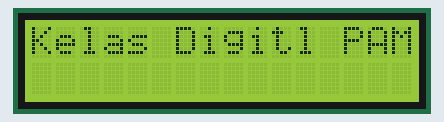
A sketch run on a simulated ESP32. Parts: 16×2 character LCD.

Above: at 0.1 s.
At 1.1 s:
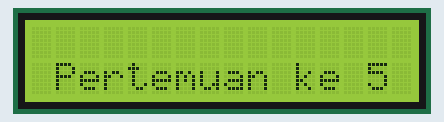

The sketch:

Memunculkan_Teks_di_LCD16x2_Menggunakan_ESP32.ino
```cpp
#include <LiquidCrystal_I2C.h>
LiquidCrystal_I2C lcd(0x27, 16, 2);
void setup() {
  lcd.begin();
  lcd.backlight();
}
void loop() {
  lcd.setCursor(0, 0);
  lcd.print("Kelas Digitl PAM");
  delay(1000);
  lcd.clear();
  lcd.setCursor(0, 1);
  lcd.print(" Pertemuan ke 5 ");
  delay(2500);
  lcd.clear();
}
```

Measured:
- what the display in image 1 shows lasts 2.5 s, from 1.1 s to 3.6 s
